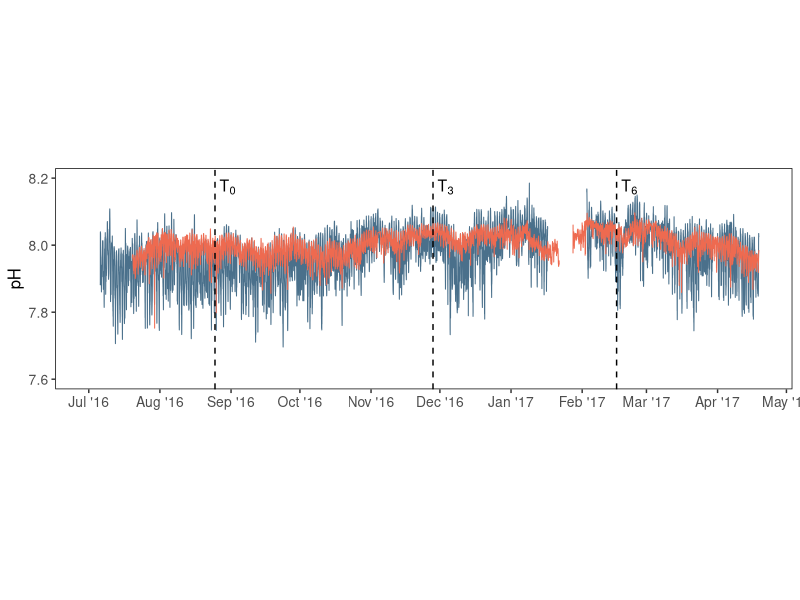
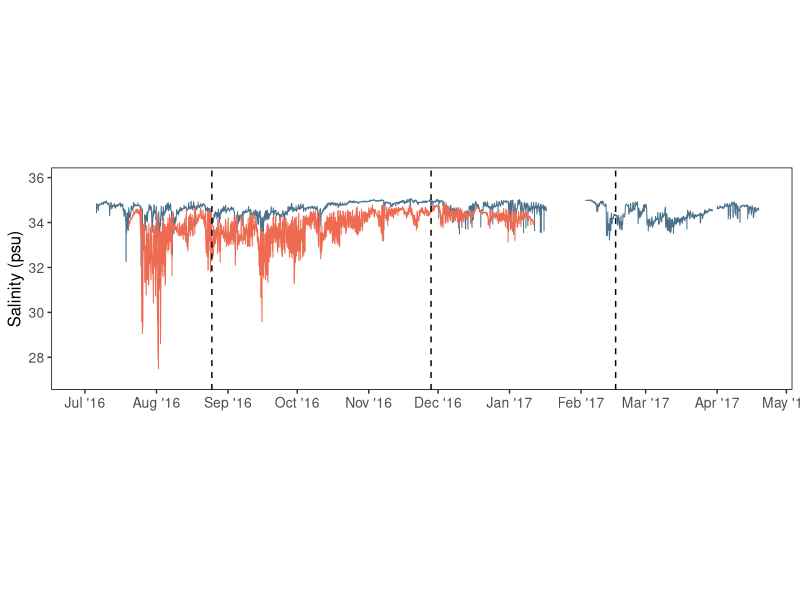
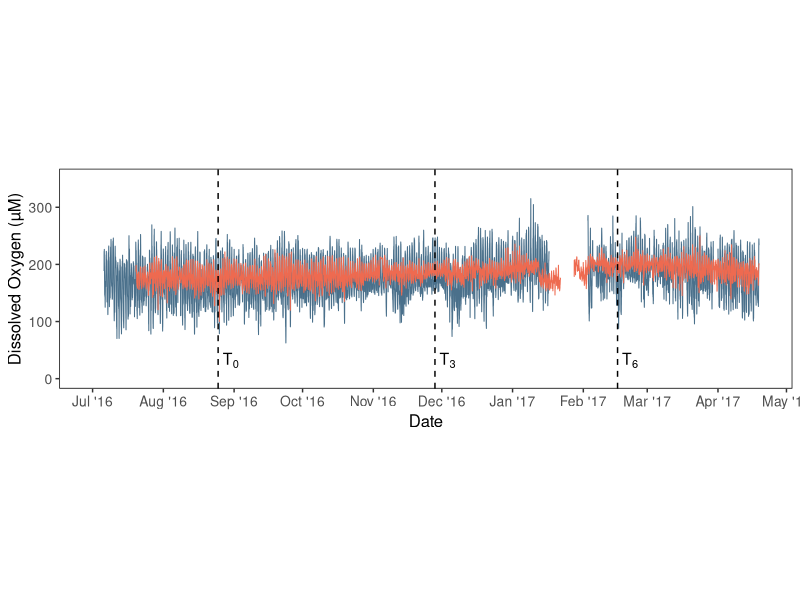
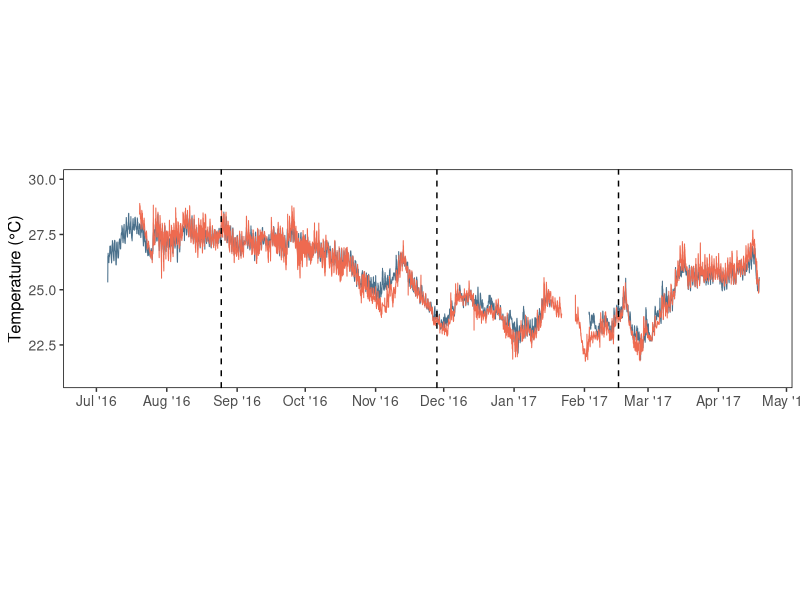
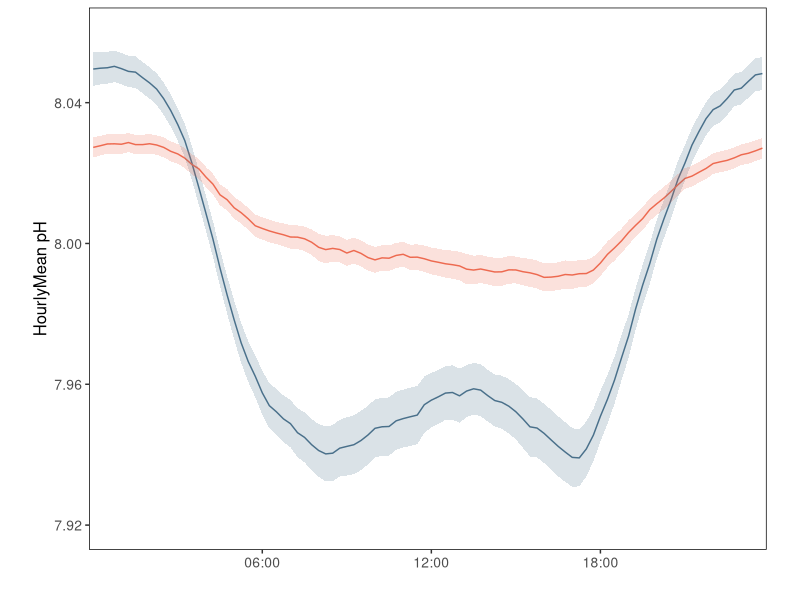
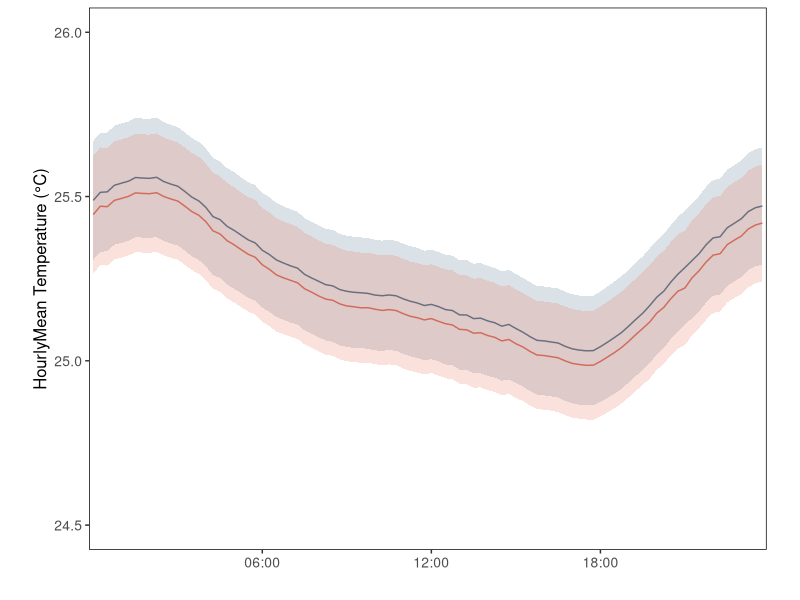
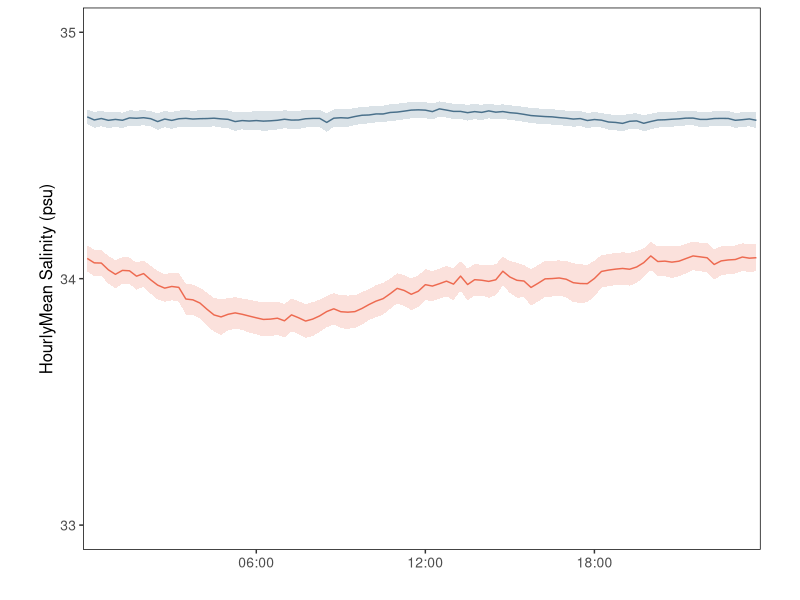
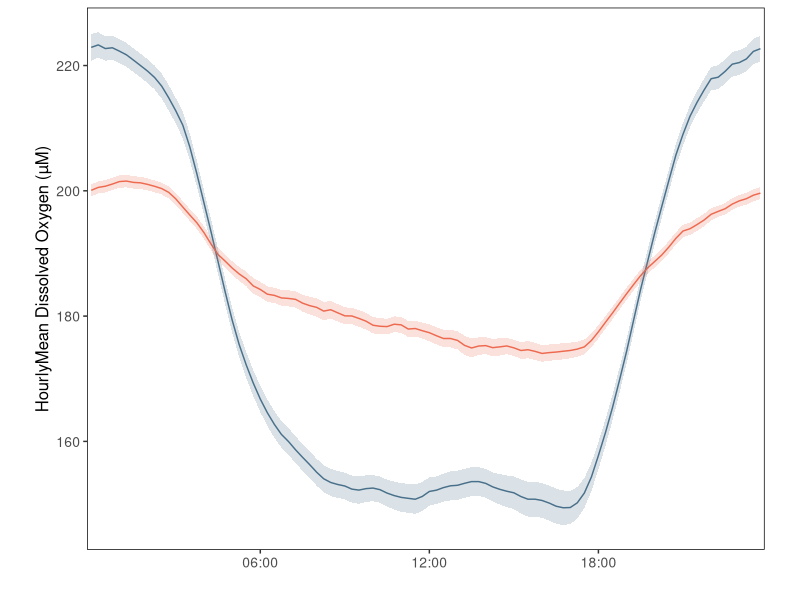

Write the R code that produced these figures, in order. (Note: this script raises an error after producing the figures.)
# Load necessary packages
library(readr)
library(lubridate)
library(dplyr)
library(ggplot2)
library(ggpubr)
library(scales)

# Import data
rm(list = ls())
seaphox <- read_csv("Data/seaphox_final.csv") 
CocoTemp <- read_csv("Data/Coco.csv")
MontyTemp <- read_csv("Data/Monty.csv")

### Format seaphox data
# Convert time to POSIXct format
seaphox$newTime <- as.POSIXct(seaphox$Time, format = "%H:%M")

# Group times by nearest 15-min interval
seaphox$Time.r <- lubridate::round_date(seaphox$newTime, "15 minutes") 

# Convert date to Date format
seaphox$Date <- as.Date(seaphox$Date, format = "%m/%d/%y")

# Convert time format to H:M
seaphox$TimeFinal <- format(seaphox$Time.r, "%H:%M")

# Merge date and time
seaphox$dttm <- as.POSIXct(paste(seaphox$Date, seaphox$TimeFinal), format="%Y-%m-%d %H:%M")

# Change timezone
seaphox$dttm <- as.POSIXlt(seaphox$dttm, format = "%H:%M")
attr(seaphox$dttm, "tzone") <- "UTC"
seaphox$dttm <- as.POSIXct(seaphox$dttm)
seaphox$dttm <- format(seaphox$dttm, tz = "HST")

### Format CTD Temp Data 
# Bind site data
CocoTemp$Site <- "Coco 4"
MontyTemp$Site <- "Monty 13"
Sites <- rbind(CocoTemp, MontyTemp)

# Convert time to POSIXct format
Sites$newTime <- paste(floor(Sites$Time), round((Sites$Time-floor(Sites$Time))*60), sep = ":")
Sites$newTime <- as.POSIXct(Sites$newTime, format = "%H:%M")

# Group times by nearest 15-min interval
Sites$Time.r <- lubridate::round_date(Sites$newTime, "15 minutes") 

# Convert date to Date format
Sites$newDate <- as.Date(Sites$Day, origin = "2016-01-01")

# Convert time format to H:M
Sites$TimeFinal <- format(Sites$Time.r, "%H:%M")

# Merge date and time
Sites$dttm <- as.POSIXct(paste(Sites$newDate, Sites$TimeFinal), format="%Y-%m-%d %H:%M")

# Change timezone
Sites$dttm <- as.POSIXlt(Sites$dttm, format = "%H:%M")
attr(Sites$dttm, "tzone") <- "UTC"
Sites$dttm <- as.POSIXct(Sites$dttm)
Sites$dttm <- format(Sites$dttm, tz = "HST")

### Merge all data 
# Add TempCTD to final seaphox data
Final <- merge(seaphox, Sites, by = "dttm", all = T)

# Remove unneccessary columns
Final <- Final[ , c(1:2, 5:8, 19)]

# Rename columns
names(Final) <- c("DTTM", "Site", "pH", "Temp", "Sal", "DO", "TempCTD")

# Convert DO units
Final$DO <- Final$DO/32*1000

# Trim by deployment period
Final <- subset(Final, DTTM < "2017-04-19")

# Sort
Final$DTTM <- as_datetime(Final$DTTM)
Final <- Final[(order(Final$Site)),]

# Assign group to continuous data
TimeDiff <- difftime(Final$DTTM, lag(Final$DTTM, default = Final$DTTM[1]), units = "days")
Final$grp <- cumsum(ifelse(TimeDiff>2,1,0))

### Average Day Calculations ###
# Make new time column
Final$DTTM <- as_datetime(Final$DTTM)
Final$Time <- format(Final$DTTM, "%H:%M")

# Make new date column 
Final$Date <- as.Date(Final$DTTM)
Final$Site <- gsub("Monty 13", "Outer Lagoon", as.character(Final$Site))
Final$Site <- gsub("Coco 4", "Inner Lagoon", as.character(Final$Site))

# Subset by timepoint
T3 <- subset(Final, DTTM < "2016-12-02" & DTTM > "2016-08-25")
T6 <- subset(Final, DTTM < "2017-02-16" & DTTM > "2016-08-25")

# Aggregate and merge averages, SEM, SD and 95% CI
sem <- function(x) sd(x, na.rm = TRUE)/sqrt(length(x))
ci <- function(x) sd(x, na.rm = TRUE)/sqrt(length(x))*qt(0.975, length(x)-1)
range <- function(x) max(x, na.rm = T)-min(x, na.rm = T)

HourlyMean <- cbind(aggregate(T6$pH, by = list(T6$Site, T6$Time), FUN = mean, na.rm = T), aggregate(T6$pH, by = list(T6$Site, T6$Time), FUN = sem), aggregate(T6$pH, by = list(T6$Site, T6$Time), FUN = ci), aggregate(T6$pH, by = list(T6$Site, T6$Time), FUN = sd, na.rm = T),
              aggregate(T6$TempCTD, by = list(T6$Site, T6$Time), FUN = mean, na.rm = T), aggregate(T6$TempCTD, by = list(T6$Site, T6$Time), FUN = sem), aggregate(T6$TempCTD, by = list(T6$Site, T6$Time), FUN = ci),aggregate(T6$TempCTD, by = list(T6$Site, T6$Time), FUN = sd, na.rm = T),
              aggregate(T6$Sal, by = list(T6$Site, T6$Time), FUN = mean, na.rm = T), aggregate(T6$Sal, by = list(T6$Site, T6$Time), FUN = sem), aggregate(T6$Sal, by = list(T6$Site, T6$Time), FUN = ci), aggregate(T6$Sal, by = list(T6$Site, T6$Time), FUN = sd, na.rm = T),
              aggregate(T6$DO, by = list(T6$Site, T6$Time), FUN = mean, na.rm = T), aggregate(T6$DO, by = list(T6$Site, T6$Time), FUN = sem), aggregate(T6$DO, by = list(T6$Site, T6$Time), FUN = ci), aggregate(T6$DO, by = list(T6$Site, T6$Time), FUN = sd, na.rm = T))
HourlyMean <- HourlyMean[, c(1:3, 6, 9, 12, 15, 18, 21, 24, 27, 30, 33, 36, 39, 42, 45, 48)]
names(HourlyMean) <- c("Site", "Time", "pH", "pHSEM", "pHCI", "pHSD", "Temp", "TempSEM", "TempCI", "TempSD", "Sal", "SalSEM", "SalCI", "SalSD", "DO", "DOSEM", "DOCI", "DOSD")

### Timeseries Plots ###
timepoints = data.frame(date = as_datetime(c("2016-08-27" ,"2016-11-30", "2017-02-18")), timepoint = c("T[0]", "T[3]", "T[6]"))

pH = ggplot() +
  geom_line(subset(Final, Site == "Outer Lagoon"), mapping = aes(x = DTTM, y = pH, group = grp), color = "skyblue4", size = 0.35) +
  geom_line(subset(Final, Site == "Inner Lagoon"), mapping = aes(x = DTTM, y = pH, group = grp), color = "coral2", size = 0.35) +
  scale_x_datetime(labels = date_format("%b '%y"), date_breaks = "1 month", limits = as_datetime(c("2016-07-01","2017-04-19"))) +
  labs(y = "pH", x = "") +
  coord_cartesian(ylim = c(7.6, 8.2)) +
  geom_vline(xintercept = as_datetime("2016-08-25"), linetype = 2, color = "black") +
  geom_vline(xintercept = as_datetime("2016-11-28"), linetype = 2, color = "black") +
  geom_vline(xintercept = as_datetime("2017-02-16"), linetype = 2, color = "black") +
  geom_text(data = timepoints, mapping = aes(x = date, y = c(8.133, 8.133, 8.133), label = timepoint), size = 4, vjust = -0.4, hjust = 0, inherit.aes = FALSE, color = "black", parse = TRUE) +
  theme(aspect.ratio = .3, axis.text=element_text(size=10), axis.title=element_text(size=12), 
        panel.grid.major = element_blank(), panel.grid.minor = element_blank(), panel.background = element_blank(), 
        panel.border = element_rect(fill = NA), legend.position = "none")
pH

Sal = ggplot() +
  geom_line(subset(Final, Site == "Outer Lagoon"), mapping = aes(x = DTTM, y = Sal, group = grp), color = "skyblue4", size = 0.35) +
  geom_line(subset(Final, Site == "Inner Lagoon"), mapping = aes(x = DTTM, y = Sal, group = grp), color = "coral2", size = 0.35) +
  scale_x_datetime(labels = date_format("%b '%y"), date_breaks = "1 month", limits = as_datetime(c("2016-07-01","2017-04-19"))) +
  labs(y = "Salinity (psu)", x = "") +
  coord_cartesian(ylim = c(27, 36)) +
  geom_vline(xintercept = as_datetime("2016-08-25"), linetype = 2, color = "black") +
  geom_vline(xintercept = as_datetime("2016-11-28"), linetype = 2, color = "black") +
  geom_vline(xintercept = as_datetime("2017-02-16"), linetype = 2, color = "black") +
  geom_text(data = timepoints, mapping = aes(x = date, y = c(8.133, 8.133, 8.133), label = timepoint), size = 4, vjust = -0.4, hjust = 0, inherit.aes = FALSE, color = "black", parse = TRUE) +
  theme(aspect.ratio = .3, axis.text=element_text(size=10), axis.title=element_text(size=12), 
        panel.grid.major = element_blank(), panel.grid.minor = element_blank(), panel.background = element_blank(), 
        panel.border = element_rect(fill = NA), legend.position = "none")
Sal

DO = ggplot() +
  geom_line(subset(Final, Site == "Outer Lagoon"), mapping = aes(x = DTTM, y = DO, group = grp), color = "skyblue4", size = 0.35) +
  geom_line(subset(Final, Site == "Inner Lagoon"), mapping = aes(x = DTTM, y = DO, group = grp), color = "coral2", size = 0.35) +
  scale_x_datetime(labels = date_format("%b '%y"), date_breaks = "1 month", limits = as_datetime(c("2016-07-01","2017-04-19"))) +
  labs(y = "Dissolved Oxygen (µM)", x = "Date") +
  coord_cartesian(ylim = c(0, 350)) +
  geom_vline(xintercept = as_datetime("2016-08-25"), linetype = 2, color = "black") +
  geom_vline(xintercept = as_datetime("2016-11-28"), linetype = 2, color = "black") +
  geom_vline(xintercept = as_datetime("2017-02-16"), linetype = 2, color = "black") +
  geom_text(data = timepoints, mapping = aes(x = date, y = c(8.133, 8.133, 8.133), label = timepoint), size = 4, vjust = -0.4, hjust = 0, inherit.aes = FALSE, color = "black", parse = TRUE) +
  theme(aspect.ratio = .3, axis.text=element_text(size=10), axis.title=element_text(size=12), 
        panel.grid.major = element_blank(), panel.grid.minor = element_blank(), panel.background = element_blank(), 
        panel.border = element_rect(fill = NA), legend.position = "none")
DO

Temp = ggplot() +
  geom_line(subset(Final, Site == "Outer Lagoon"), mapping = aes(x = DTTM, y = Temp, group = grp), color = "skyblue4", size = 0.35) +
  geom_line(subset(Final, Site == "Inner Lagoon"), mapping = aes(x = DTTM, y = Temp, group = grp), color = "coral2", size = 0.35) +
  scale_x_datetime(labels = date_format("%b '%y"), date_breaks = "1 month", limits = as_datetime(c("2016-07-01","2017-04-19"))) +
  labs(y = "Temperature (°C)", x = "") +
  coord_cartesian(ylim = c(21, 30)) +
  geom_vline(xintercept = as_datetime("2016-08-25"), linetype = 2, color = "black") +
  geom_vline(xintercept = as_datetime("2016-11-28"), linetype = 2, color = "black") +
  geom_vline(xintercept = as_datetime("2017-02-16"), linetype = 2, color = "black") +
  geom_text(data = timepoints, mapping = aes(x = date, y = c(8.133, 8.133, 8.133), label = timepoint), size = 4, vjust = -0.4, hjust = 0, inherit.aes = FALSE, color = "black", parse = TRUE) +
  theme(aspect.ratio = .3, axis.text=element_text(size=10), axis.title=element_text(size=12), 
        panel.grid.major = element_blank(), panel.grid.minor = element_blank(), panel.background = element_blank(), 
        panel.border = element_rect(fill = NA), legend.position = "none")
Temp

### Daily average plots ###
AvepH = ggplot() +
  geom_line(subset(HourlyMean, Site == "Outer Lagoon"), mapping = aes(x = Time, y = pH, group = 1), color = "skyblue4", size = 0.5) +
  geom_line(subset(HourlyMean, Site == "Inner Lagoon"), mapping = aes(x = Time, y = pH, group = 1), color = "coral2", size = 0.5) +
  geom_ribbon(subset(HourlyMean, Site == "Outer Lagoon"), mapping = aes(x = Time, ymin = pH-pHCI, ymax = pH+pHCI, group = 1), fill = "skyblue4", alpha = 0.2, linetype = 4) +
  geom_ribbon(subset(HourlyMean, Site == "Inner Lagoon"), mapping = aes(x = Time, ymin = pH-pHCI, ymax = pH+pHCI, group = 1), fill = "coral2", alpha = 0.2, linetype = 4) +
  labs(y = "HourlyMean pH", x = "") +
  coord_cartesian(ylim = c(7.92, 8.06)) +
  scale_x_discrete(breaks = c("06:00", "12:00", "18:00")) +
  theme(aspect.ratio = 0.8, axis.text=element_text(size=10), axis.title=element_text(size=12), panel.grid.major = element_blank(), panel.grid.minor = element_blank(), 
        panel.background = element_blank(), panel.border = element_rect(fill = NA), legend.position = "none") 
AvepH

AveTemp = ggplot() +
  geom_line(subset(HourlyMean, Site == "Outer Lagoon"), mapping = aes(x = Time, y = Temp, group = 1), color = "skyblue4", size = 0.5) +
  geom_line(subset(HourlyMean, Site == "Inner Lagoon"), mapping = aes(x = Time, y = Temp, group = 1), color = "coral2", size = 0.5) +
  geom_ribbon(subset(HourlyMean, Site == "Outer Lagoon"), mapping = aes(x = Time, ymin = Temp-TempCI, ymax = Temp+TempCI, group = 1), fill = "skyblue4", alpha = 0.2, linetype = 4) +
  geom_ribbon(subset(HourlyMean, Site == "Inner Lagoon"), mapping = aes(x = Time, ymin = Temp-TempCI, ymax = Temp+TempCI, group = 1), fill = "coral2", alpha = 0.2, linetype = 4) +
  labs(y = "HourlyMean Temperature (°C)", x = "") +
  scale_x_discrete(breaks = c("06:00", "12:00", "18:00")) +
  coord_cartesian(ylim = c(24.5, 26)) +
  theme(aspect.ratio = 0.8, axis.text=element_text(size=10), axis.title=element_text(size=12), panel.grid.major = element_blank(), panel.grid.minor = element_blank(), 
        panel.background = element_blank(), panel.border = element_rect(fill = NA), legend.position = "none") 
AveTemp

AveSal = ggplot() +
  geom_line(subset(HourlyMean, Site == "Outer Lagoon"), mapping = aes(x = Time, y = Sal, group = 1), color = "skyblue4", size = 0.5) +
  geom_line(subset(HourlyMean, Site == "Inner Lagoon"), mapping = aes(x = Time, y = Sal, group = 1), color = "coral2", size = 0.5) +
  geom_ribbon(subset(HourlyMean, Site == "Outer Lagoon"), mapping = aes(x = Time, ymin = Sal-SalCI, ymax = Sal+SalCI, group = 1), fill = "skyblue4", alpha = 0.2, linetype = 4) +
  geom_ribbon(subset(HourlyMean, Site == "Inner Lagoon"), mapping = aes(x = Time, ymin = Sal-SalCI, ymax = Sal+SalCI, group = 1), fill = "coral2", alpha = 0.2, linetype = 4) +
  labs(y = "HourlyMean Salinity (psu)", x = "") +
  scale_x_discrete(breaks = c("06:00", "12:00", "18:00")) +
  scale_y_continuous(breaks = seq(33, 35, by = 1), limits = c(33, 35)) +
  theme(aspect.ratio = 0.8, axis.text=element_text(size=10), axis.title=element_text(size=12), panel.grid.major = element_blank(), panel.grid.minor = element_blank(), 
        panel.background = element_blank(), panel.border = element_rect(fill = NA), legend.position = "none") 
AveSal

AveDO = ggplot() +
  geom_line(subset(HourlyMean, Site == "Outer Lagoon"), mapping = aes(x = Time, y = DO, group = 1), color = "skyblue4", size = 0.5) +
  geom_line(subset(HourlyMean, Site == "Inner Lagoon"), mapping = aes(x = Time, y = DO, group = 1), color = "coral2", size = 0.5) +
  geom_ribbon(subset(HourlyMean, Site == "Outer Lagoon"), mapping = aes(x = Time, ymin = DO-DOCI, ymax = DO+DOCI, group = 1), fill = "skyblue4", alpha = 0.2, linetype = 4) +
  geom_ribbon(subset(HourlyMean, Site == "Inner Lagoon"), mapping = aes(x = Time, ymin = DO-DOCI, ymax = DO+DOCI, group = 1), fill = "coral2", alpha = 0.2, linetype = 4) +
  labs(y = "HourlyMean Dissolved Oxygen (µM)", x = "") +
  scale_x_discrete(breaks = c("06:00", "12:00", "18:00")) +
  theme(aspect.ratio = 0.8, axis.text=element_text(size=10), axis.title=element_text(size=12), panel.grid.major = element_blank(), panel.grid.minor = element_blank(), 
        panel.background = element_blank(), panel.border = element_rect(fill = NA), legend.position = "none") 
AveDO

### Organize plots ###
SeapHOxPanels = ggarrange(Temp, AveTemp, pH, AvepH, Sal, AveSal, DO, AveDO, ncol = 2, nrow = 4, widths = 2:1, heights = 1, align = "v", labels = "AUTO", label.x = c(0.1, 0.25, 0.1, 0.25, 0.1, 0.25, 0.1, 0.25), label.y = 0.97)
SeapHOxPanels

### Summary Stats ###
SiteMeans <- cbind(aggregate(T6$pH, by = list(T6$Site), FUN = mean, na.rm = T), aggregate(T6$pH, by = list(T6$Site), FUN = sd, na.rm = T),
                   aggregate(T6$TempCTD, by = list(T6$Site), FUN = mean, na.rm = T), aggregate(T6$TempCTD, by = list(T6$Site), FUN = sd, na.rm = T),
                   aggregate(T6$Sal, by = list(T6$Site), FUN = mean, na.rm = T), aggregate(T6$Sal, by = list(T6$Site), FUN = sd, na.rm = T),
                   aggregate(T6$DO, by = list(T6$Site), FUN = mean, na.rm = T), aggregate(T6$DO, by = list(T6$Site), FUN = sd, na.rm = T))
SiteMeans <- SiteMeans[ , c(1:2, 4, 6, 8, 10, 12, 14, 16)]
names(SiteMeans) <- c("Site", "pH", "pHSD", "Temp", "TempSD", "Sal", "SalSD", "DO", "DOSD")

SiteRanges <- cbind(aggregate(T6$pH, by = list(T6$Site, T6$Date), FUN = range), aggregate(T6$pH, by = list(T6$Site, T6$Date), FUN = sd, na.rm = T),
                   aggregate(T6$Temp, by = list(T6$Site, T6$Date), FUN = range), aggregate(T6$Temp, by = list(T6$Site, T6$Date), FUN = sd, na.rm = T),
                   aggregate(T6$Sal, by = list(T6$Site, T6$Date), FUN = range), aggregate(T6$Sal, by = list(T6$Site, T6$Date), FUN = sd, na.rm = T),
                   aggregate(T6$DO, by = list(T6$Site, T6$Date), FUN = range), aggregate(T6$DO, by = list(T6$Site, T6$Date), FUN = sd, na.rm = T))
SiteRanges <- SiteRanges[ , c(1:3,6,9,12,15,18,21,24)]
names(SiteRanges) <- c("Site", "Date", "pH", "pHSD", "Temp", "TempSD", "Sal", "SalSD", "DO", "DOSD")

MeanRanges <- cbind(aggregate(SiteRanges$pH, by = list(SiteRanges$Site), FUN = mean, na.rm = T), aggregate(SiteRanges$pHSD, by = list(SiteRanges$Site), FUN = mean, na.rm = T),
                    aggregate(SiteRanges$Temp, by = list(SiteRanges$Site), FUN = mean, na.rm = T), aggregate(SiteRanges$TempSD, by = list(SiteRanges$Site), FUN = mean, na.rm = T),
                    aggregate(SiteRanges$Sal, by = list(SiteRanges$Site), FUN = mean, na.rm = T), aggregate(SiteRanges$SalSD, by = list(SiteRanges$Site), FUN = mean, na.rm = T),
                    aggregate(SiteRanges$DO, by = list(SiteRanges$Site), FUN = mean, na.rm = T), aggregate(SiteRanges$DOSD, by = list(SiteRanges$Site), FUN = mean, na.rm = T))
MeanRanges <- MeanRanges[,c(1:2,4,6,8,10,12,14,16)]
names(MeanRanges) <- c("Site", "pH", "pHSD", "Temp", "TempSD", "Sal", "SalSD", "DO", "DOSD")

## Significance tests
# Means
var.test(T6$pH[T6$Site == "Inner Lagoon"], T6$pH[T6$Site == "Outer Lagoon"]) 
t.test(T6$pH[T6$Site == "Inner Lagoon"], T6$pH[T6$Site == "Outer Lagoon"], var.equal = F) 
var.test(T6$TempCTD[T6$Site == "Inner Lagoon"], T6$TempCTD[T6$Site == "Outer Lagoon"]) 
t.test(T6$TempCTD[T6$Site == "Inner Lagoon"], T6$TempCTD[T6$Site == "Outer Lagoon"], var.equal = T) 
var.test(T6$Sal[T6$Site == "Inner Lagoon"], T6$Sal[T6$Site == "Outer Lagoon"]) 
t.test(T6$Sal[T6$Site == "Inner Lagoon"], T6$Sal[T6$Site == "Outer Lagoon"], var.equal = F) 
var.test(T6$DO[T6$Site == "Inner Lagoon"], T6$DO[T6$Site == "Outer Lagoon"]) 
t.test(T6$DO[T6$Site == "Inner Lagoon"], T6$DO[T6$Site == "Outer Lagoon"], var.equal = F) 

# Amplitudes
var.test(SiteRanges$pH[SiteRanges$Site == "Inner Lagoon"], SiteRanges$pH[SiteRanges$Site == "Outer Lagoon"]) 
t.test(SiteRanges$pH[SiteRanges$Site == "Inner Lagoon"], SiteRanges$pH[SiteRanges$Site == "Outer Lagoon"], var.equal = F) 
var.test(SiteRanges$Temp[SiteRanges$Site == "Inner Lagoon"], SiteRanges$Temp[SiteRanges$Site == "Outer Lagoon"]) 
t.test(SiteRanges$Temp[SiteRanges$Site == "Inner Lagoon"], SiteRanges$Temp[SiteRanges$Site == "Outer Lagoon"], var.equal = T) 
var.test(SiteRanges$Sal[SiteRanges$Site == "Inner Lagoon"], SiteRanges$Sal[SiteRanges$Site == "Outer Lagoon"]) 
t.test(SiteRanges$Sal[SiteRanges$Site == "Inner Lagoon"], SiteRanges$Sal[SiteRanges$Site == "Outer Lagoon"], var.equal = F) 
var.test(SiteRanges$DO[SiteRanges$Site == "Inner Lagoon"], SiteRanges$DO[SiteRanges$Site == "Outer Lagoon"]) 
t.test(SiteRanges$DO[SiteRanges$Site == "Inner Lagoon"], SiteRanges$DO[SiteRanges$Site == "Outer Lagoon"], var.equal = F) 
